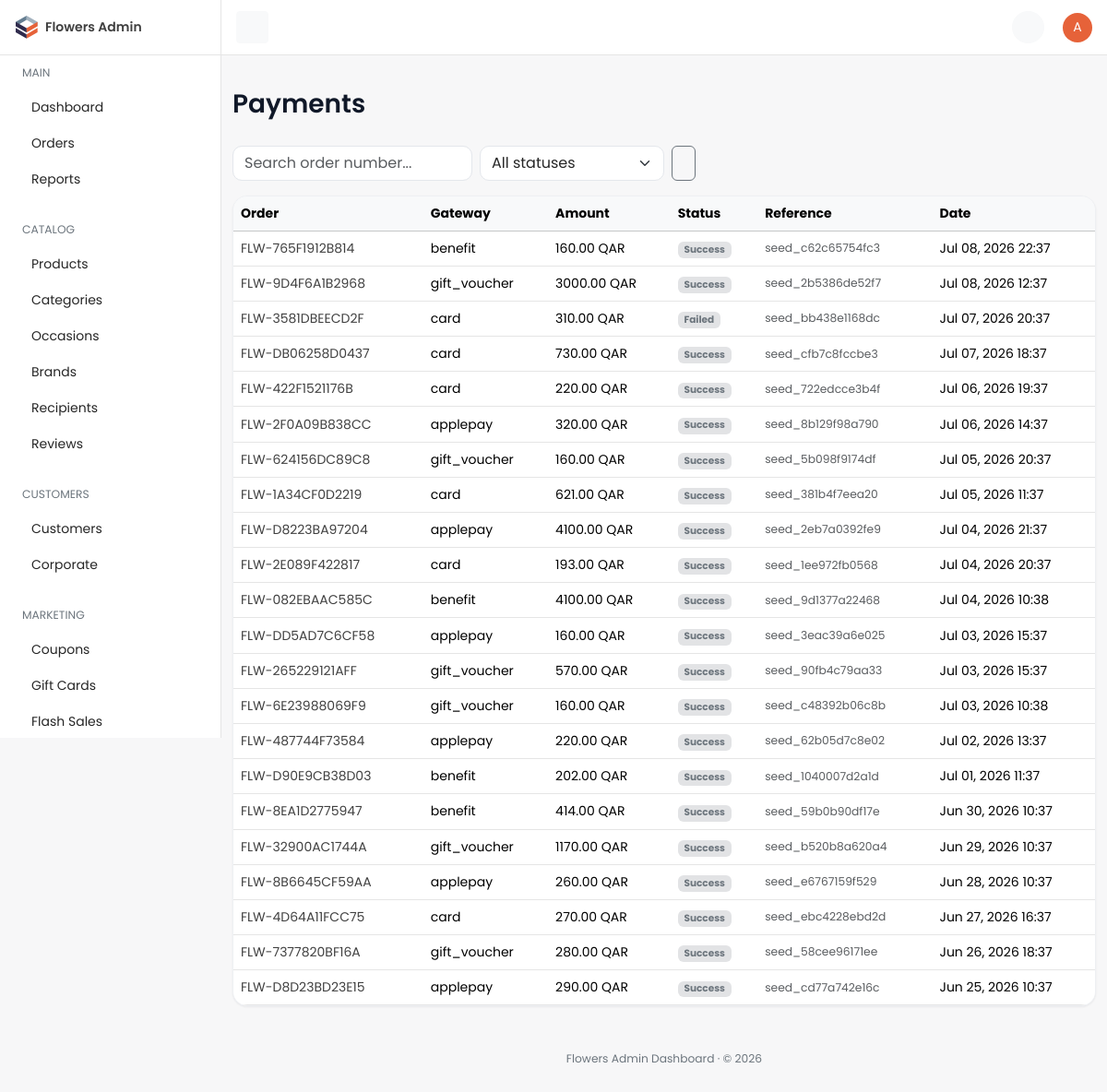
Page /dashboard/payment/ (signed in) on the committed database.
### payments/models.py (models this page shows, shortened)
class PaymentTransaction(TimeStampedModel):
    order = models.ForeignKey(
        "orders.Order",
        on_delete=models.CASCADE,
        related_name="payment_transactions",
        verbose_name="Order",
    )
    gateway_key = models.CharField(max_length=40, db_index=True, verbose_name="Gateway key")
    amount = models.DecimalField(max_digits=12, decimal_places=2, verbose_name="Amount")
    currency = models.ForeignKey(
        "core.Currency",
        on_delete=models.PROTECT,
        related_name="payment_transactions",
        verbose_name="Currency",
    )
    status = models.CharField(
        max_length=20,
        choices=PaymentStatus.choices,
        default=PaymentStatus.PENDING,
        db_index=True,
        verbose_name="Status",
    )
    external_intent_id = models.CharField(
        max_length=120,
        blank=True,
        db_index=True,
        verbose_name="External intent ID",
    )
    external_transaction_id = models.CharField(
        max_length=120,
        blank=True,
        verbose_name="External transaction ID",
    )
    metadata = models.JSONField(default=dict, verbose_name="Metadata")
    class Meta:
        verbose_name = "Payment transaction"
        verbose_name_plural = "Payment transactions"
        indexes = [
            models.Index(fields=["order", "status"], name="pay_tx_order_status_idx"),
            models.Index(fields=["gateway_key", "status"], name="pay_tx_gateway_status_idx"),
        ]

### orders/models.py (models this page shows, shortened)
class Order(TimeStampedModel):
    customer_profile = models.ForeignKey(
        "accounts.CustomerProfile",
        on_delete=models.CASCADE,
        related_name="orders",
        null=True,
        blank=True,
        verbose_name="Customer profile",
        help_text="Owner of this order; null for guest checkout.",
    )
    cart = models.ForeignKey(
        "cart.Cart",
        on_delete=models.SET_NULL,
        null=True,
        blank=True,
        related_name="orders",
        verbose_name="Source cart",
    )
    order_number = models.CharField(
        max_length=32,
        unique=True,
        db_index=True,
        verbose_name="Order number",
        help_text="Human-readable unique order reference.",
    )
    idempotency_key = models.CharField(
        max_length=64,
        unique=True,
        null=True,
        blank=True,
        db_index=True,
        verbose_name="Idempotency key",
        help_text="Client-supplied key preventing duplicate order creation.",
    )
    order_status = models.CharField(
        max_length=20,
        choices=OrderStatus.choices,
        default=OrderStatus.RECEIVED,
        db_index=True,
        verbose_name="Order status",
    )
    delivery_slot_booking = models.ForeignKey(
        "delivery.DeliverySlotBooking",
        on_delete=models.SET_NULL,
        null=True,
        blank=True,
        related_name="orders",
        verbose_name="Delivery slot booking",
    )
    subtotal = models.DecimalField(max_digits=12, decimal_places=2, default=0)
    coupon_discount = models.DecimalField(max_digits=12, decimal_places=2, default=0)
    delivery_charge = models.DecimalField(max_digits=12, decimal_places=2, default=0)
    total_amount = models.DecimalField(
        max_digits=12,
        decimal_places=2,
        verbose_name="Total amount",
        help_text="Order total in the customer's checkout currency.",
    )
    currency = models.ForeignKey(
        "core.Currency",
        on_delete=models.PROTECT,
        null=True,
        blank=True,
        related_name="orders",
        verbose_name="Currency",
    )
    delivery_address_snapshot = models.JSONField(
        default=dict,
        verbose_name="Delivery address snapshot",
    )
    invoice_details = models.JSONField(default=dict, verbose_name="Invoice details")
    class Meta:
        verbose_name = "Order"
        verbose_name_plural = "Orders"
        indexes = [
            models.Index(
                fields=["customer_profile", "-created_at"],
                name="ord_customer_created_idx",
            ),
            models.Index(fields=["order_status"], name="orders_order_status_idx"),
            models.Index(fields=["idempotency_key"], name="orders_idempotency_key_idx"),
        ]
        ordering = ["-created_at"]

### core/models.py (models this page shows, shortened)
class TimeStampedModel(models.Model):
    created_at = models.DateTimeField(
        auto_now_add=True,
        db_index=True,
        verbose_name="Created at",
        help_text="Timestamp when this record was first created.",
    )
    updated_at = models.DateTimeField(
        auto_now=True,
        db_index=True,
        verbose_name="Updated at",
        help_text="Timestamp when this record was last modified.",
    )
    class Meta:
        abstract = True

class Currency(TimeStampedModel):
    code = models.CharField(
        max_length=3,
        unique=True,
        db_index=True,
        verbose_name="Currency code",
        help_text="ISO 4217 currency code, e.g. QAR or USD.",
    )
    symbol = models.CharField(
        max_length=8,
        verbose_name="Symbol",
        help_text="Display symbol shown alongside prices, e.g. ر.ق or $.",
    )
    exchange_rate_to_base = models.DecimalField(
        max_digits=18,
        decimal_places=8,
        verbose_name="Exchange rate to base",
        help_text="Multiplier to convert this currency into the platform base currency.",
    )
    is_default = models.BooleanField(
        default=False,
        db_index=True,
        verbose_name="Is default",
        help_text="When True, this currency is the storefront default.",
    )
    class Meta:
        verbose_name = "Currency"
        verbose_name_plural = "Currencies"
        indexes = [
            models.Index(fields=["is_default"], name="core_currency_is_default_idx"),
        ]

### dashboard/views/misc.py (the view)
# urls.py: path("payment/", misc.payment_list, name="payment-list"),
@dashboard_required
@require_http_methods(["GET"])
def payment_list(request: HttpRequest) -> HttpResponse:
    qs = PaymentTransaction.objects.select_related("order", "currency").order_by("-created_at")
    status = request.GET.get("status", "").strip()
    if status:
        qs = qs.filter(status=status)
    query = request.GET.get("q", "").strip()
    if query:
        qs = qs.filter(order__order_number__icontains=query)
    paginator = Paginator(qs, 25)
    page_obj = paginator.get_page(request.GET.get("page"))
    params = request.GET.copy()
    params.pop("page", None)
    return render(
        request,
        "dashboard/payments/list.html",
        {
            "nav_section": "payments",
            "page_title": "Payments",
            "page_obj": page_obj,
            "objects": page_obj.object_list,
            "statuses": PaymentStatus.choices,
            "current_status": status,
            "search_query": query,
            "querystring": params.urlencode(),
        },
    )

### cart/selectors.py (called while the page is built)
def get_cart_for_request(*, request: HttpRequest) -> Optional[Cart]:
    if hasattr(request, _CART_CACHE_ATTR):
        return getattr(request, _CART_CACHE_ATTR)
    if not request.session.session_key:
        request.session.create()
    session_key = request.session.session_key
    cart = None
    if request.user.is_authenticated and hasattr(request.user, "customer_profile"):
        cart = (
            Cart.objects.filter(customer_profile=request.user.customer_profile)
            .select_related("currency", "destination_city")
            .first()
        )
    if cart is None:
        cart = (
            Cart.objects.filter(session_key=session_key)
            .select_related("currency", "destination_city")
            .first()
        )
    setattr(request, _CART_CACHE_ATTR, cart)
    return cart

def get_cart_item_count(*, cart: Cart | None) -> int:
    if cart is None:
        return 0
    total = CartItem.objects.filter(cart=cart).aggregate(total=Sum("quantity"))["total"]
    return int(total or 0)

def get_cart_count(*, request: HttpRequest) -> int:
    cart = get_cart_for_request(request=request)
    return get_cart_item_count(cart=cart)

def get_wishlist_count(*, request: HttpRequest) -> int:
    return len(request.session.get("wishlist_ids", []))

### catalog/selectors.py (called while the page is built)
def get_category_tree() -> list:
    from catalog.models import Category
    cached = cache.get(CATEGORY_TREE_CACHE_KEY)
    if cached is not None:
        return cached
    tree = list(
        Category.objects.filter(is_active=True, parent__isnull=True)
        .prefetch_related(
            Prefetch(
                "children",
                queryset=Category.objects.filter(is_active=True).order_by("display_order", "name"),
            )
        )
        .order_by("display_order", "name")
    )
    cache.set(CATEGORY_TREE_CACHE_KEY, tree, CATEGORY_TREE_TTL)
    return tree

### core/selectors.py (called while the page is built)
def get_default_currency() -> Optional[Currency]:
    cached = cache.get(DEFAULT_CURRENCY_CACHE_KEY)
    if cached is not None:
        return cached
    currency = Currency.objects.filter(is_default=True).first()
    if currency is not None:
        cache.set(DEFAULT_CURRENCY_CACHE_KEY, currency, DEFAULT_CURRENCY_TTL)
    return currency

### dashboard/access.py (called while the page is built)
def user_can_access_dashboard(user) -> bool:
    if not user.is_authenticated:
        return False
    if user.is_superuser:
        return True
    return user.groups.filter(name__in=DASHBOARD_GROUPS).exists()

### dashboard/templates/dashboard/payments/list.html (shortened to what this page needs)
{% extends "dashboard/base.html" %}
{% block page_title %}Payments{% endblock %}
{% block content %}
<div class="row">
  <div class="col-12">
    <form method="get" class="d-flex gap-2 mb-3 flex-wrap">
      <input type="text" name="q" value="{{ search_query }}" class="form-control" style="max-width: 260px;" placeholder="Search order number..." />
      <select name="status" class="form-select" style="max-width: 200px;" onchange="this.form.submit()">
        <option value="">All statuses</option>
      </select>
      <button type="submit" class="btn btn-outline-secondary"></button>
    </form>
    <div class="card table-responsive">
      <table class="table mb-0 text-nowrap table-hover align-middle">
        <thead class="table-light"><tr><th>Order</th><th>Gateway</th><th>Amount</th><th>Status</th><th>Reference</th><th>Date</th></tr></thead>
        <tbody>
          {% for pay in objects %}
          <tr>
            <td><a href="{% url 'dashboard:order-detail' pay.order_id %}">{{ pay.order.order_number }}</a></td>
            <td>{{ pay.gateway_key }}</td>
            <td>{{ pay.amount|floatformat:2 }} {{ pay.currency.code }}</td>
            <td><span class="badge bg-secondary-subtle text-secondary">{{ pay.get_status_display }}</span></td>
            <td class="small text-muted">{{ pay.external_transaction_id|default:"—" }}</td>
            <td>{{ pay.created_at|date:"M d, Y H:i" }}</td>
          </tr>
          {% empty %}<tr><td colspan="6" class="text-center text-secondary py-5">No payment transactions.</td></tr>{% endfor %}
        </tbody>
      </table>
    </div>
  </div>
</div>
{% endblock %}

### dashboard/templates/dashboard/partials/_topbar.html (shortened to what this page needs)
{% load static %}
<nav id="topbar" class="navbar bg-white border-bottom fixed-top topbar px-3">
  <button id="toggleBtn" class="d-none d-lg-inline-flex btn btn-light btn-icon btn-sm" type="button">
  </button>
  <div>
    <ul class="list-unstyled d-flex align-items-center mb-0 gap-1">
      <li>
        <a class="position-relative btn-icon btn-sm btn-light btn rounded-circle" data-bs-toggle="dropdown"
           aria-expanded="false" href="#" role="button">
        </a>
      </li>
      <li class="ms-3 dropdown">
        <a href="#" role="button" data-bs-toggle="dropdown" aria-expanded="false">
          <span class="avatar avatar-sm avatar-primary rounded-circle">
            <span class="avatar-initials rounded-circle">{{ request.user.get_username|slice:":1"|upper }}</span>
          </span>
        </a>
      </li>
    </ul>
  </div>
</nav>

### static/dashboard/css/dashboard.css (style rules this page uses)
:root { --bs-primary: #e66239; --bs-primary-rgb: 230, 98, 57; --bs-primary-text-emphasis: #8a3a22; --bs-primary-bg-subtle: #fbe0d7; --bs-primary-border-subtle: #f5b7a4; --bs-link-color: #404040; --bs-link-color-rgb: 64, 64, 64; --bs-link-hover-color: #e66239; --bs-link-hover-color-rgb: 230, 98, 57; --bs-body-font-family: "Poppins", system-ui, -apple-system, "Segoe UI", Roboto, sans-serif; --bs-body-font-size: 0.875rem; --bs-body-color: #262626; --bs-border-color: #e5e5e5; --bs-tertiary-bg: #f5f5f5; }
body { font-family: var(--bs-body-font-family); background-color: #f7f7f8; }
a { text-decoration: none; }
.card { --bs-card-border-color: #eee; box-shadow: 0 1px 2px rgba(16, 24, 40, 0.05); }
.topbar { height: 60px; margin-left: 240px; }
.avatar { position: relative; display: inline-block; width: 3rem; height: 3rem; }
.avatar-sm { width: 2rem; height: 2rem; }
.avatar-initials { display: flex; justify-content: center; align-items: center; width: 100%; height: 100%; pointer-events: none; text-transform: uppercase; }
.avatar-primary .avatar-initials { color: #fff; background-color: #e66239; }
.btn-icon { position: relative; display: inline-flex; flex-shrink: 0; justify-content: center; align-items: center; font-size: 0.93rem; font-weight: 400; width: 2.5rem; height: 2.5rem; padding: 0; }
.btn-icon.btn-sm { font-size: 0.875rem; width: 2.1875rem; height: 2.1875rem; }
:root { --dash-ink: #101828; --dash-muted: #667085; --dash-line: #eef0f3; --dash-radius: 16px; }
.card { --bs-card-border-color: #eef0f3; border-radius: var(--dash-radius); box-shadow: 0 1px 2px rgba(16, 24, 40, 0.04), 0 1px 3px rgba(16, 24, 40, 0.03); }
.form-control, .form-select { border-color: #e4e7ec; border-radius: 10px; }

### rows in the picture
PaymentTransaction: order.order_number "FLW-765F1912B814", gateway_key "benefit", amount "160.00", currency.code "QAR", status "Success", external_transaction_id "seed_c62c65754fc3", created_at "Jul 08, 2026 22:37"
PaymentTransaction: order.order_number "FLW-9D4F6A1B2968", gateway_key "gift_voucher", amount "3000.00", currency.code "QAR", status "Success", external_transaction_id "seed_2b5386de52f7", created_at "Jul 08, 2026 12:37"
PaymentTransaction: order.order_number "FLW-3581DBEECD2F", gateway_key "card", amount "310.00", currency.code "QAR", status "Failed", external_transaction_id "seed_bb438e1168dc", created_at "Jul 07, 2026 20:37"
PaymentTransaction: order.order_number "FLW-DB06258D0437", gateway_key "card", amount "730.00", currency.code "QAR", status "Success", external_transaction_id "seed_cfb7c8fccbe3", created_at "Jul 07, 2026 18:37"
PaymentTransaction: order.order_number "FLW-422F1521176B", gateway_key "card", amount "220.00", currency.code "QAR", status "Success", external_transaction_id "seed_722edcce3b4f", created_at "Jul 06, 2026 19:37"
PaymentTransaction: order.order_number "FLW-2F0A09B838CC", gateway_key "applepay", amount "320.00", currency.code "QAR", status "Success", external_transaction_id "seed_8b129f98a790", created_at "Jul 06, 2026 14:37"
PaymentTransaction: order.order_number "FLW-624156DC89C8", gateway_key "gift_voucher", amount "160.00", currency.code "QAR", status "Success", external_transaction_id "seed_5b098f9174df", created_at "Jul 05, 2026 20:37"
PaymentTransaction: order.order_number "FLW-1A34CF0D2219", gateway_key "card", amount "621.00", currency.code "QAR", status "Success", external_transaction_id "seed_381b4f7eea20", created_at "Jul 05, 2026 11:37"
PaymentTransaction: order.order_number "FLW-D8223BA97204", gateway_key "applepay", amount "4100.00", currency.code "QAR", status "Success", external_transaction_id "seed_2eb7a0392fe9", created_at "Jul 04, 2026 21:37"
PaymentTransaction: order.order_number "FLW-2E089F422817", gateway_key "card", amount "193.00", currency.code "QAR", status "Success", external_transaction_id "seed_1ee972fb0568", created_at "Jul 04, 2026 20:37"
PaymentTransaction: order.order_number "FLW-082EBAAC585C", gateway_key "benefit", amount "4100.00", currency.code "QAR", status "Success", external_transaction_id "seed_9d1377a22468", created_at "Jul 04, 2026 10:38"
PaymentTransaction: order.order_number "FLW-DD5AD7C6CF58", gateway_key "applepay", amount "160.00", currency.code "QAR", status "Success", external_transaction_id "seed_3eac39a6e025", created_at "Jul 03, 2026 15:37"
PaymentTransaction: order.order_number "FLW-265229121AFF", gateway_key "gift_voucher", amount "570.00", currency.code "QAR", status "Success", external_transaction_id "seed_90fb4c79aa33", created_at "Jul 03, 2026 15:37"
PaymentTransaction: order.order_number "FLW-6E23988069F9", gateway_key "gift_voucher", amount "160.00", currency.code "QAR", status "Success", external_transaction_id "seed_c48392b06c8b", created_at "Jul 03, 2026 10:38"
PaymentTransaction: order.order_number "FLW-487744F73584", gateway_key "applepay", amount "220.00", currency.code "QAR", status "Success", external_transaction_id "seed_62b05d7c8e02", created_at "Jul 02, 2026 13:37"
PaymentTransaction: order.order_number "FLW-D90E9CB38D03", gateway_key "benefit", amount "202.00", currency.code "QAR", status "Success", external_transaction_id "seed_1040007d2a1d", created_at "Jul 01, 2026 11:37"
PaymentTransaction: order.order_number "FLW-8EA1D2775947", gateway_key "benefit", amount "414.00", currency.code "QAR", status "Success", external_transaction_id "seed_59b0b90df17e", created_at "Jun 30, 2026 10:37"
PaymentTransaction: order.order_number "FLW-32900AC1744A", gateway_key "gift_voucher", amount "1170.00", currency.code "QAR", status "Success", external_transaction_id "seed_b520b8a620a4", created_at "Jun 29, 2026 10:37"
PaymentTransaction: order.order_number "FLW-8B6645CF59AA", gateway_key "applepay", amount "260.00", currency.code "QAR", status "Success", external_transaction_id "seed_e6767159f529", created_at "Jun 28, 2026 10:37"
PaymentTransaction: order.order_number "FLW-4D64A11FCC75", gateway_key "card", amount "270.00", currency.code "QAR", status "Success", external_transaction_id "seed_ebc4228ebd2d", created_at "Jun 27, 2026 16:37"
PaymentTransaction: order.order_number "FLW-7377820BF16A", gateway_key "gift_voucher", amount "280.00", currency.code "QAR", status "Success", external_transaction_id "seed_58cee96171ee", created_at "Jun 26, 2026 18:37"
PaymentTransaction: order.order_number "FLW-D8D23BD23E15", gateway_key "applepay", amount "290.00", currency.code "QAR", status "Success", external_transaction_id "seed_cd77a742e16c", created_at "Jun 25, 2026 10:37"

### other values in the picture
{{ request.user.get_username|slice:":1"|upper }} "A"
